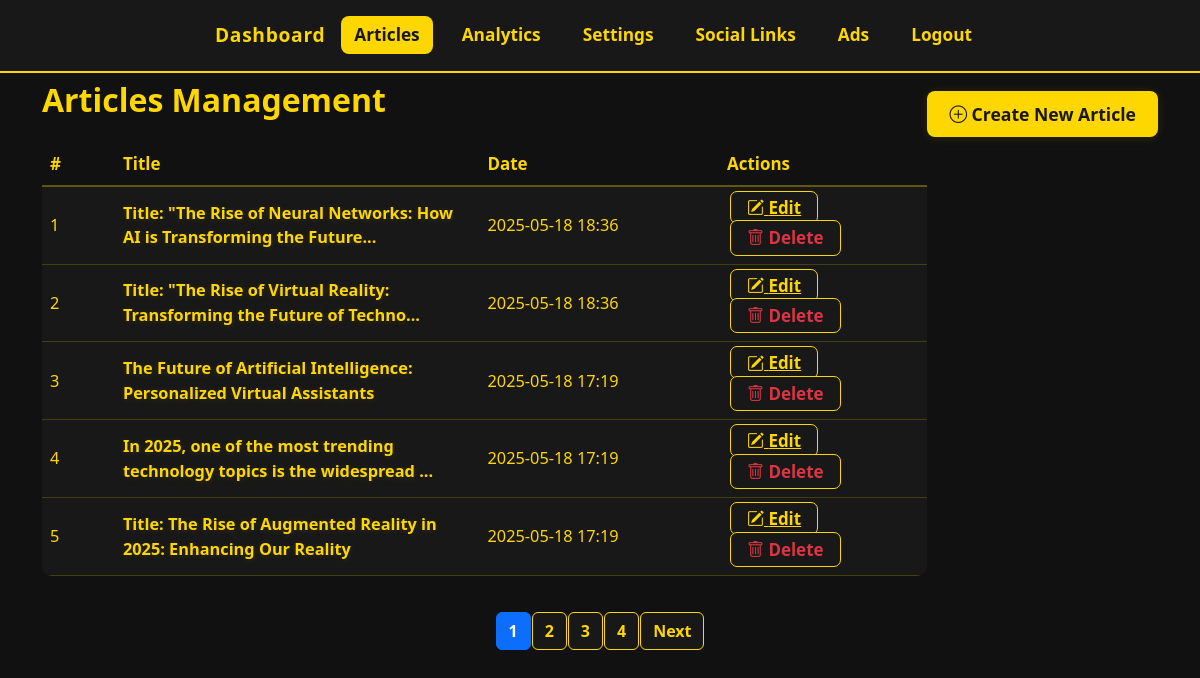
The app's page /admin/articles (signed in), older data.
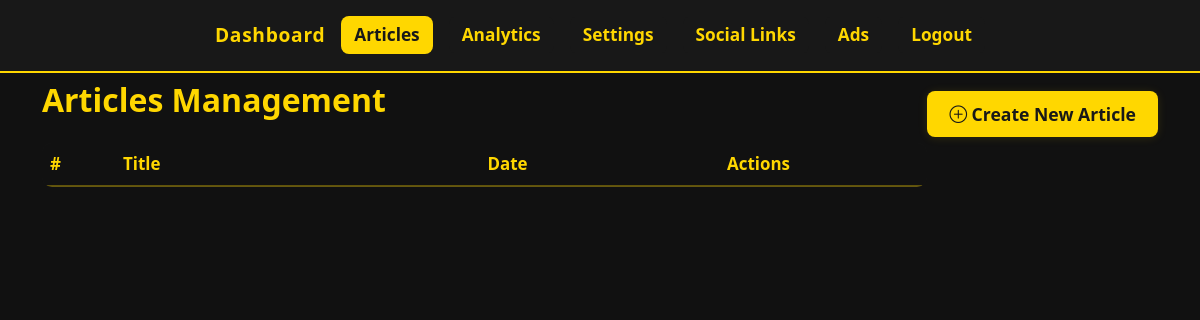
The same page, newer data.
### app.py (models this page shows)
class Article(db.Model):
    id = db.Column(db.Integer, primary_key=True)
    title = db.Column(db.String(255), nullable=False)
    content = db.Column(db.Text, nullable=False)
    image_url = db.Column(db.String(500), nullable=True)
    created_at = db.Column(db.DateTime, server_default=db.func.now())
    likes = db.Column(db.Integer, default=0)

### app.py (the view)
@app.route('/admin/articles')
@login_required
def manage_articles():
    per_page = 5
    page = request.args.get('page', 1, type=int)
    total_articles = Article.query.count()
    total_pages = (total_articles + per_page - 1) // per_page
    articles = Article.query.order_by(Article.created_at.desc()).offset((page-1)*per_page).limit(per_page).all()
    return render_template('admin_manage_articles.html',
                           articles=articles,
                           page=page,
                           per_page=per_page,
                           total_pages=total_pages)

### app.py (called while the page is built)
@login_manager.user_loader
def load_user(user_id):
    return AdminUser.query.get(int(user_id))

### templates/admin_manage_articles.html (shortened to what this page needs)
<!DOCTYPE html>
<html lang="en" data-theme="dark">
<head>
  <link href="https://cdn.jsdelivr.net/npm/bootstrap@5.3.0/dist/css/bootstrap.min.css" rel="stylesheet">
  <link rel="stylesheet" href="https://cdn.jsdelivr.net/npm/bootstrap-icons@1.10.5/font/bootstrap-icons.css">
</head>
<body>
  <nav class="navbar navbar-dark mb-1" style="border-bottom:2px solid #ffd700;">
    <div class="container-fluid justify-content-center py-2 flex-wrap">
      <a class="navbar-brand mx-2 fw-bold" href="{{ url_for('dashboard') }}">Dashboard</a>
      <a class="nav-link mx-2 active" href="{{ url_for('manage_articles') }}">Articles</a>
      <a class="nav-link mx-2" href="{{ url_for('analytics') }}">Analytics</a>
      <a class="nav-link mx-2" href="{{ url_for('settings') }}">Settings</a>
      <a class="nav-link mx-2" href="{{ url_for('social_links') }}">Social Links</a>
      <a class="nav-link mx-2" href="{{ url_for('manage_ads') }}">Ads</a>
      <a class="nav-link mx-2 text-danger" href="{{ url_for('logout') }}">Logout</a>
    </div>
  </nav>
  <div class="container mt-2">
    <a href="{{ url_for('create_article') }}" class="btn btn-create mb-2">
      <i class="bi bi-plus-circle"></i> Create New Article
    </a>
    <h2 class="mb-4 fw-bold" style="color:#ffd700;">Articles Management</h2>
    <div class="table-responsive">
      <table class="table align-middle">
        <thead>
          <tr>
            <th style="width:7%;">#</th>
            <th style="width:35%;">Title</th>
            <th style="width:23%;">Date</th>
            <th style="width:20%;">Actions</th>
          </tr>
        </thead>
        <tbody>
          {% for article in articles %}
          <tr>
            <td>{{ loop.index0 + 1 + (page-1)*per_page }}</td>
            <td class="article-title">{{ article.title[:70] }}{% if article.title|length > 70 %}...{% endif %}</td>
            <td>{{ article.created_at.strftime('%Y-%m-%d %H:%M') if article.created_at else '' }}</td>
            <td>
              <a href="{{ url_for('edit_article', article_id=article.id) }}" class="action-btn"><i class="bi bi-pencil-square"></i> Edit</a>
              <form method="POST" action="{{ url_for('delete_article', article_id=article.id) }}" style="display:inline;">
                <button type="submit" class="action-btn text-danger" onclick="return confirm('Are you sure you want to delete this article?');"><i class="bi bi-trash"></i> Delete</button>
              </form>
            </td>
          </tr>
          {% endfor %}
        </tbody>
      </table>
    </div>
    <nav>
      <ul class="pagination">
        {% for p in range(1, total_pages+1) %}
          <li class="page-item {% if p == page %}active{% endif %}">
            <a class="page-link" href="{{ url_for('manage_articles', page=p) }}">{{ p }}</a>
          </li>
        {% endfor %}
        {% if page < total_pages %}
          <li class="page-item"><a class="page-link" href="{{ url_for('manage_articles', page=page+1) }}">Next</a></li>
        {% endif %}
      </ul>
    </nav>
  </div>
</body>
</html>

Row changes from the older to the newer data that the page shows:
removed Article: title "Title: \"The Rise of Neural Networks: How AI is Transforming the Future", created_at "2025-05-18 18:36"
removed Article: title "Title: \"The Rise of Virtual Reality: Transforming the Future of Techno", created_at "2025-05-18 18:36"
removed Article: title "The Future of Artificial Intelligence: Personalized Virtual Assistants", created_at "2025-05-18 17:19"
removed Article: title "In 2025, one of the most trending technology topics is the widespread", created_at "2025-05-18 17:19"
removed Article: title "Title: The Rise of Augmented Reality in 2025: Enhancing Our Reality", created_at "2025-05-18 17:19"
Text that changed along with them:
list line gone: "1"
list line gone: "2"
list line gone: "3"
list line gone: "4"
text no longer shown: "Next"
